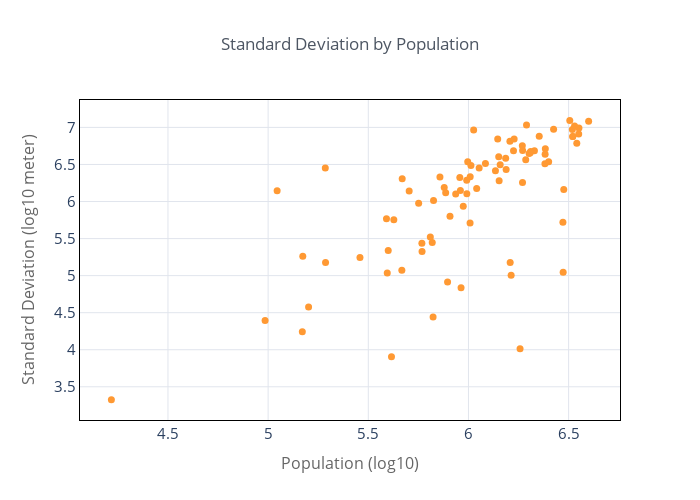

Notebook source saved alongside this figure:
### Code cell
stats_c['std_log10'] = stats_c['std'].apply(np.log10)
stats_c['population_log10'] = stats_c['population'].apply(lambda x: np.log10(int(x.split('.')[0].replace(',',''))))
stats_c.set_index('population_log10')['std_log10'].iplot(
    mode='markers', size=7, theme='custom', title='Standard Deviation by Population',
                          xTitle='Population (log10)', yTitle='Standard Deviation (log10 meter)')

### Figure 1 — Plotly figure (JSON) as saved in the notebook; plotly's stock layout.template omitted (floating-point values rounded to 4 significant figures)
{"data": [{"line": {"color": "rgba(255, 153, 51, 1.0)", "dash": "solid", "shape": "linear", "width": 2}, "marker": {"size": 7, "symbol": "circle"}, "mode": "markers", "name": "std_log10", "text": "", "type": "scatter", "x": [5.96, 5.886, 6.303, 4.985, 5.81, 6.286, 6.329, 4.217, 6.31, 5.173, 5.992, 6.384, 6.308, 6.382, 5.936, 5.616, 5.823, 6.153, 5.458, 5.599, 5.896, 6.471, 5.768, 5.595, 6.146, 6.541, 5.819, 5.667, 6.425, 6.476, 6.521, 5.171, 6.27, 6.506, 6.4, 6.009, 5.669, 6.158, 5.767, 5.963, 6.188, 6.012, 5.974, 6.269, 6.258, 6.213, 6.55, 5.908, 5.991, 6.135, 5.202, 6.521, 6.026, 5.287, 5.704, 6.473, 6.53, 5.285, 6.383, 5.996, 6.353, 6.551, 6.008, 6.519, 5.045, 6.29, 6.053, 5.627, 6.207, 6.27, 5.591, 5.858, 6.6, 6.151, 5.879, 6.085, 5.826, 5.751, 5.957, 6.228, 6.225, 6.041, 6.208, 6.186], "y": [6.15, 6.118, 6.647, 4.396, 5.52, 6.563, 6.686, 3.327, 6.674, 5.261, 6.105, 6.713, 6.659, 6.509, 6.1, 3.906, 4.443, 6.279, 5.246, 5.338, 4.913, 5.721, 5.324, 5.036, 6.845, 6.788, 5.448, 5.071, 6.975, 6.162, 6.877, 4.242, 6.69, 7.095, 6.535, 6.334, 6.308, 6.496, 5.436, 4.835, 6.432, 6.485, 5.937, 6.752, 4.014, 5.005, 6.91, 5.802, 6.288, 6.416, 4.576, 6.877, 6.964, 5.176, 6.143, 5.047, 7.018, 6.454, 6.639, 6.538, 6.88, 6.991, 5.71, 6.973, 6.144, 7.034, 6.454, 5.754, 6.812, 6.257, 5.768, 6.332, 7.082, 6.603, 6.188, 6.513, 6.015, 5.977, 6.326, 6.844, 6.685, 6.176, 5.176, 6.583]}], "layout": {"height": 500, "legend": {"bgcolor": "#FFFFFF", "bordercolor": "#444444", "borderwidth": 0, "font": {"size": 12}, "itemclick": "toggle", "itemdoubleclick": "toggleothers", "itemsizing": "trace", "traceorder": "normal"}, "paper_bgcolor": "#FFFFFF", "plot_bgcolor": "#FFFFFF", "title": {"font": {"color": "#4D5663", "size": 17}, "text": "Standard Deviation by Population", "x": 0.5}, "width": 700, "xaxis": {"automargin": true, "gridcolor": "#E1E5ED", "linecolor": "#000000", "mirror": "ticks", "showline": true, "tickfont": {"size": 15}, "title": {"font": {"color": "#666666", "size": 16}, "text": "Population (log10)"}, "zerolinecolor": "#000000", "zerolinewidth": 2}, "yaxis": {"automargin": true, "gridcolor": "#E1E5ED", "linecolor": "#000000", "mirror": "ticks", "showline": true, "tickfont": {"size": 15}, "title": {"font": {"color": "#666666", "size": 16}, "text": "Standard Deviation (log10 meter)"}, "zerolinecolor": "#000000", "zerolinewidth": 2}}}
